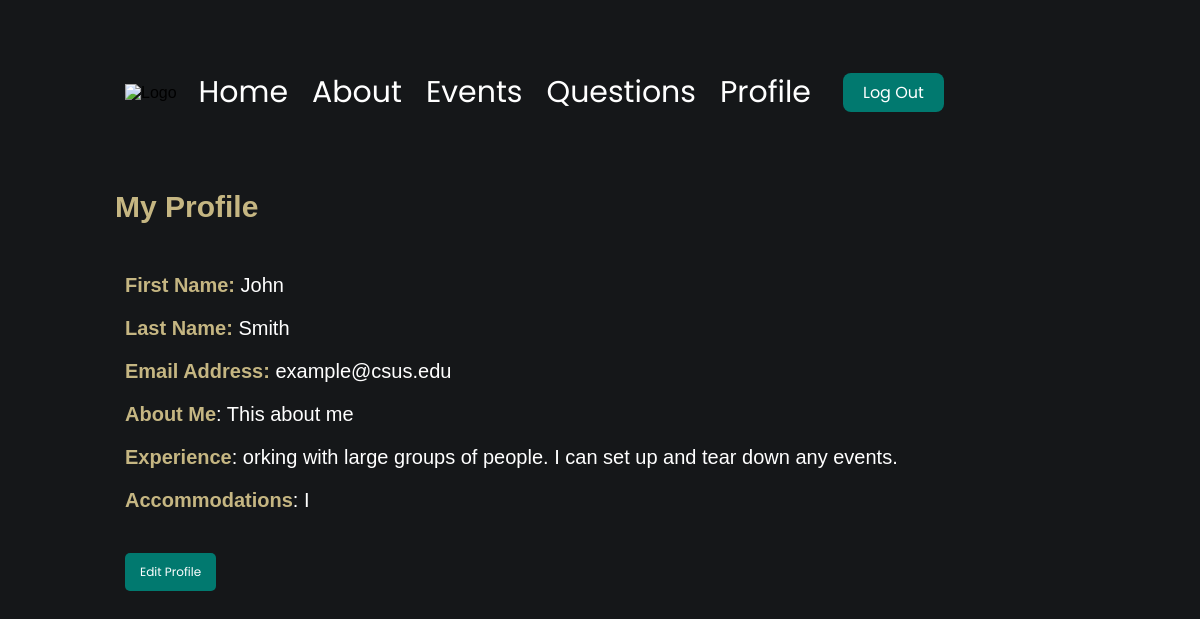
/profile.php (signed in), run on the app's committed database.
### tables this page shows
CREATE TABLE `users` (
  `id` bigint(20) NOT NULL,
  `user_id` bigint(20) NOT NULL,
  `user_name` varchar(50) NOT NULL,
  `password` varchar(100) NOT NULL,
  `email` varchar(50) NOT NULL,
  `firstname` varchar(50) NOT NULL,
  `lastname` varchar(50) NOT NULL,
  `date` timestamp NOT NULL DEFAULT current_timestamp() ON UPDATE current_timestamp(),
  `user_type` varchar(20) NOT NULL DEFAULT 'user'
);

CREATE TABLE `user_info` (
  `id` bigint(20) NOT NULL,
  `user_id` bigint(20) NOT NULL,
  `first_name` varchar(50) NOT NULL,
  `last_name` varchar(50) NOT NULL,
  `about_me` varchar(1500) NOT NULL,
  `experience` varchar(1500) NOT NULL,
  `accommodations` varchar(1500) NOT NULL,
  `date` timestamp NOT NULL DEFAULT current_timestamp() ON UPDATE current_timestamp()
);

### profile.php (the view, shortened to what this page needs)
<?php
include("database.php");
?>
<!DOCTYPE html>
<html lang="en">
  <head>
    <link rel="stylesheet" href="profile.css" />
  </head>
  <body>
    <div class="container">
      <div class="content">
        <header>
          <img src="images/saclogo.png" alt="Logo" />
          <nav>
            <a href="user_home.php">Home</a>
            <a href="about.php">About</a>
            <a href="events.php">Events</a>
            <a href="questions.php">Questions</a>
            <a href="profile.php">Profile</a>
          </nav>
          <div class="logout"><a href="logout.php">Log Out</a></div>
        </header>
        <div class="container2">
          <h1>My Profile</h1>
          <div class="profile">
            <?php
            $query = "SELECT users.firstname, users.lastname, users.email, user_info.about_me, user_info.experience, user_info.accommodations FROM users ";
            $query = $query . "LEFT OUTER JOIN user_info ON users.user_id = user_info.user_id ";
            $query = $query . "WHERE users.user_id = ";
            $datas = mysqli_query($con, $query . strval($_SESSION['user_id']));
            $fieldcolumns = [
                "First Name:" => "firstname",
                "Last Name:" => "lastname",
                "Email Address:" => "email",
            ];
            foreach ($datas as $data) {
              foreach ($fieldcolumns as $field => $column) {
                  echo "<p style=\"font-size: 20px;\"><strong><span style=\"color: #C5B682;\">$field</span></strong> <span style=\"color: white;\">{$data[$column]}</span></p>";
              }
              echo "<p style=\"font-size: 20px;\"><strong><span style=\"color: #C5B682;\">About Me</span></strong>: ";
              if ($data['about_me'] !== null) {
                  echo $data['about_me'];
              } else {
                  echo "No information available";
              }
              echo "</p>";
              echo "<p style=\"font-size: 20px;\"><strong><span style=\"color: #C5B682;\">Experience</span></strong>: ";
              if ($data['experience'] !== null) {
                  echo $data['experience'];
              } else {
                  echo "No information available";
              }
              echo "</p>";
              echo "<p style=\"font-size: 20px;\"><strong><span style=\"color: #C5B682;\">Accommodations</span></strong>: ";
              if ($data['accommodations'] !== null) {
                  echo $data['accommodations'];
              } else {
                  echo "No information available";
              }
              echo "</p>";
          }
          ?>
            <br>
            <button type="button" onclick="toggleForm()" id="editButton" class="action-button">Edit Profile</button>
          </div>
        </div>
      </div>
    </div>
  </body>
</html>

### profile.css (style rules this page uses)
body { margin: 0; font-family: Arial, sans-serif; display: flex; min-height: 100vh; background-color: #151719; opacity: 1; transition: opacity 0.5s ease-in-out; animation: fade-up 0.5s; }
.container { display: flex; flex: 1; max-width: 1000px; margin: auto; margin-top: 0; }
.content { flex-grow: 1; padding: 15px; }
.logout a { background-color: #01796F; border: none; color: white; padding: 7px 20px; text-align: start; text-decoration: none; display: inline-block; margin: 48px 20px; cursor: pointer; border-radius: 8px; transition: background-color 0.3s ease; font-family: 'Poppins', sans-serif; }
header { display: flex; align-items: center; padding: 10px; }
header img { max-width: 100px; margin-right: 10px; }
nav { display: flex; }
nav a { color: white; text-decoration: none; text-underline-offset: 1px; padding: 0 12px; position: relative; transition: color 0.3s ease; font-family: 'Poppins', sans-serif; font-size: 30px; }
h1 { font-size: 30px; color:#C5B682; }
.profile { margin-bottom: 20px; padding: 10px; border: none; border-radius: 5px; color: White; width:875px; }
.profile { color: White; font-size: 18px; margin-bottom: 5px; }
.action-button { padding: 10px 15px; font-size: 12px; text-align: center; cursor: pointer; border: none; border-radius: 5px; margin-bottom: 10px; }
#editButton { background-color: #01796F; color: white; font-family: 'Poppins', sans-serif; }

### data on the page
users: field "First Name:", firstname "John", field "Last Name:", lastname "Smith", field "Email Address:", email "example@csus.edu", user.about_me "This about me", user.experience "orking with large groups of people. I can set up and tear down any events.", user.accommodations "I"
